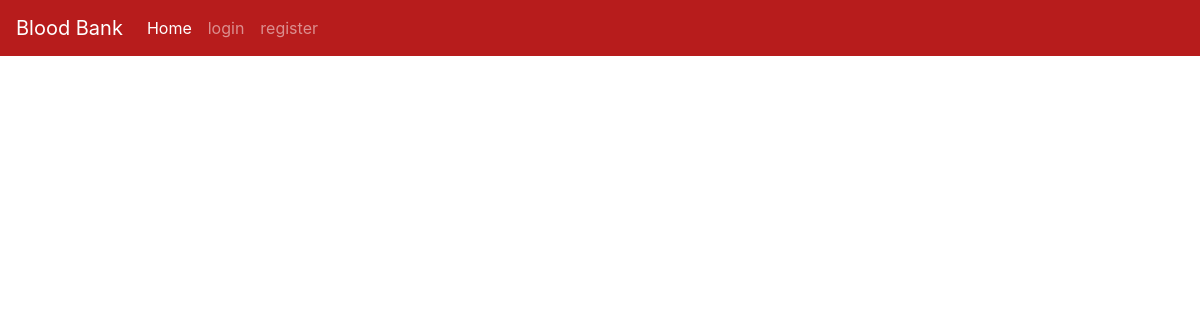
/editdonor/12, run on an earlier commit of the app's database.
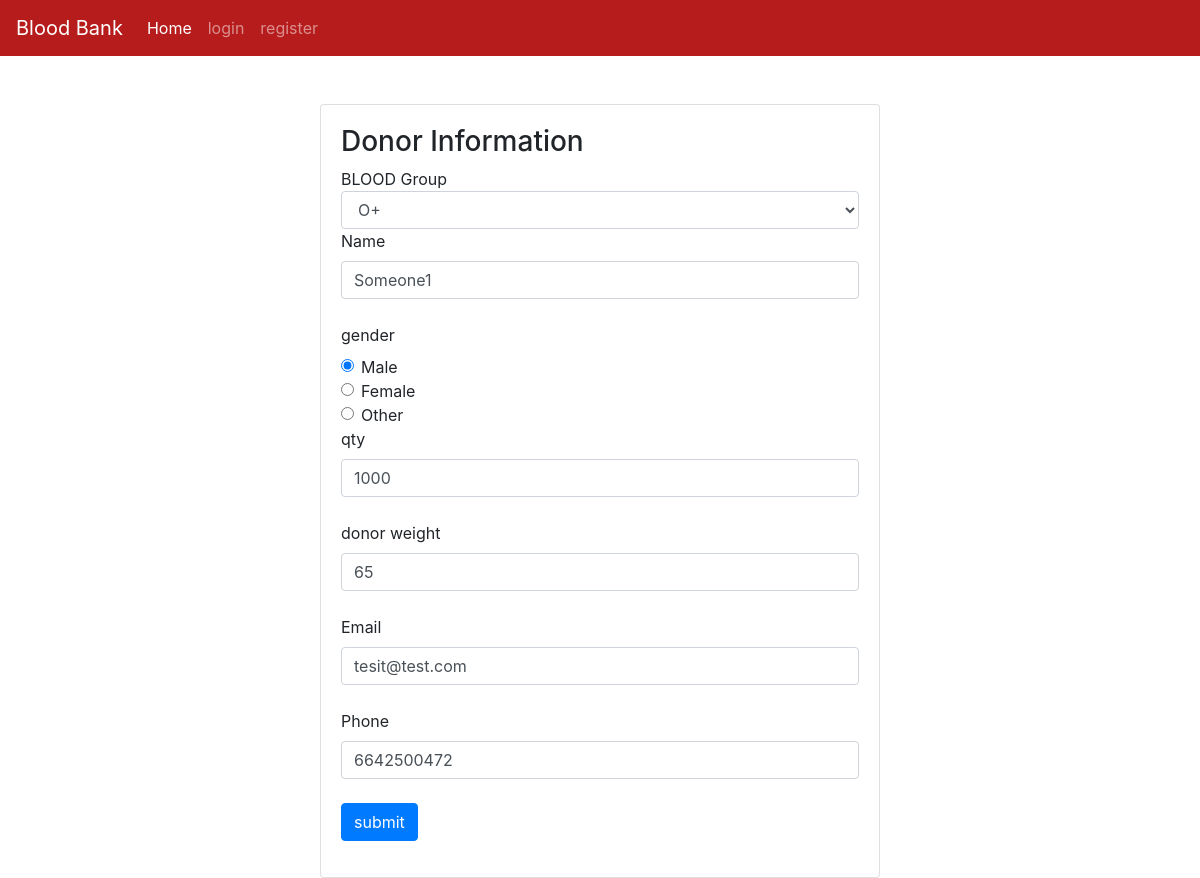
And on a later commit of the database.
### tables this page shows
CREATE TABLE blood (id INTEGER PRIMARY KEY AUTOINCREMENT, type TEXT, donorname TEXT, donorsex TEXT, qty TEXT, dweight TEXT, donoremail TEXT, phone TEXT);

### server.py (the view, shortened to what this page needs)
@app.route("/editdonor/<id>", methods=('GET', 'POST'))
def editdonor(id):
    msg =""
    if request.method == 'GET':
        con = sqlite3.connect('database.db')
        con.row_factory = sqlite3.Row
        cur = con.cursor()
        cur.execute("select * from blood where id=?",(id,))
        rows = cur.fetchall();
        return render_template("editdonor.html",rows = rows)

### templates/editdonor.html (shortened to what this page needs)
{% extends "base.html" %}
{% block content %}
{%for row in rows%}
<center>
<div class="card text-left mt-5" style="width: 35rem;">
  <div class="card-body">
      <form action = "{{url_for('editdonor',id=row['id'])}}" method = "POST">
         <h3>Donor Information</h3>
         BLOOD Group<br>
         <select name="blood_group" class="form-control">
            <option value="O+" selected>O+</option>
         </select>
         <label for="name">Name</label>
         <input type = "text" name = "donorname" class="form-control" value="{{row['donorname']}}" required/><br>
         <label for="gender">gender</label>
         <div class="form-check">
  <input class="form-check-input" type="radio" name="gender" id="exampleRadios1" value="male" checked>
  <label class="form-check-label" for="exampleRadios1">
    Male
  </label>
</div>
<div class="form-check">
  <input class="form-check-input" type="radio" name="gender" id="exampleRadios2" value="female">
  <label class="form-check-label" for="exampleRadios2">
    Female
  </label>
</div>
<div class="form-check">
  <input class="form-check-input" type="radio" name="gender" id="exampleRadios2" value="other">
  <label class="form-check-label" for="exampleRadios2">
    Other
  </label>
</div>
<label for="qty">qty</label>
         <input type = "text" name = "qty" class="form-control" value="{{row['qty']}}" required/><br>
<label for="dweight">donor weight</label>
         <input type = "text" name ="dweight" class="form-control" value="{{row['dweight']}}" required/><br>
  <label for="email">Email</label>
         <input type = "text" name ="email" class="form-control" value="{{row['donoremail']}}" required/><br>
      <label for="phone">Phone</label>
         <input type = "text" name ="phone" class="form-control" value="{{row['phone']}}" required/><br>
         <input type = "submit" value = "submit" class="btn btn-primary" /><br>
      </form>
    </div>
  </div>
</center>
 {%endfor%}
  {% endblock %}

What changed in the data, as far as the page shows it:
added blood: donorname "Someone1", qty "1000", dweight "65", email "tesit@test.com", phone "6642500472"
